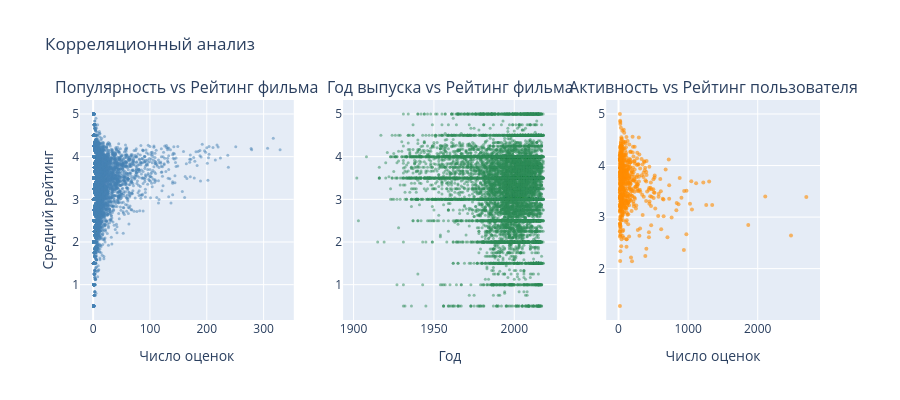

Notebook code for this chart:
### Code cell
# Scatter plots — три корреляции (plotly)
fig = make_subplots(rows=1, cols=3, subplot_titles=[
    'Популярность vs Рейтинг фильма',
    'Год выпуска vs Рейтинг фильма',
    'Активность vs Рейтинг пользователя',
])

# 1
fig.add_trace(go.Scatter(
    x=movie_stats['n_ratings'], y=movie_stats['mean_rating'],
    mode='markers', marker=dict(size=3, color='steelblue', opacity=0.5),
    name='Фильмы'
), row=1, col=1)

# 2
fig.add_trace(go.Scatter(
    x=movie_stats['year'], y=movie_stats['mean_rating'],
    mode='markers', marker=dict(size=3, color='seagreen', opacity=0.5),
    name='Год'
), row=1, col=2)

# 3
fig.add_trace(go.Scatter(
    x=user_stats['n_ratings'], y=user_stats['mean_rating'],
    mode='markers', marker=dict(size=4, color='darkorange', opacity=0.6),
    name='Пользователи'
), row=1, col=3)

fig.update_xaxes(title_text='Число оценок', row=1, col=1)
fig.update_xaxes(title_text='Год', row=1, col=2)
fig.update_xaxes(title_text='Число оценок', row=1, col=3)
fig.update_yaxes(title_text='Средний рейтинг', row=1, col=1)
fig.update_layout(height=400, title='Корреляционный анализ', showlegend=False)
fig.show()

### Figure 1 — Plotly figure (JSON) as saved in the notebook; plotly's stock layout.template omitted (floating-point values rounded to 4 significant figures; data arrays with more than 128 entries replaced by an {"elided": "..."} marker saying what was removed)
{"data": [{"marker": {"color": "steelblue", "opacity": 0.5, "size": 3}, "mode": "markers", "name": "Фильмы", "type": "scatter", "x": {"elided": "9724 int values"}, "xaxis": "x", "y": {"elided": "9724 float values"}, "yaxis": "y"}, {"marker": {"color": "seagreen", "opacity": 0.5, "size": 3}, "mode": "markers", "name": "Год", "type": "scatter", "x": {"elided": "9724 int values"}, "xaxis": "x2", "y": {"elided": "9724 float values"}, "yaxis": "y2"}, {"marker": {"color": "darkorange", "opacity": 0.6, "size": 4}, "mode": "markers", "name": "Пользователи", "type": "scatter", "x": {"elided": "610 int values"}, "xaxis": "x3", "y": {"elided": "610 float values"}, "yaxis": "y3"}], "layout": {"annotations": [{"font": {"size": 16}, "showarrow": false, "text": "Популярность vs Рейтинг фильма", "x": 0.1444, "xanchor": "center", "xref": "paper", "y": 1, "yanchor": "bottom", "yref": "paper"}, {"font": {"size": 16}, "showarrow": false, "text": "Год выпуска vs Рейтинг фильма", "x": 0.5, "xanchor": "center", "xref": "paper", "y": 1, "yanchor": "bottom", "yref": "paper"}, {"font": {"size": 16}, "showarrow": false, "text": "Активность vs Рейтинг пользователя", "x": 0.8556, "xanchor": "center", "xref": "paper", "y": 1, "yanchor": "bottom", "yref": "paper"}], "height": 400, "showlegend": false, "title": {"text": "Корреляционный анализ"}, "xaxis": {"anchor": "y", "domain": [0, 0.2889], "title": {"text": "Число оценок"}}, "xaxis2": {"anchor": "y2", "domain": [0.3556, 0.6444], "title": {"text": "Год"}}, "xaxis3": {"anchor": "y3", "domain": [0.7111, 1], "title": {"text": "Число оценок"}}, "yaxis": {"anchor": "x", "domain": [0, 1], "title": {"text": "Средний рейтинг"}}, "yaxis2": {"anchor": "x2", "domain": [0, 1]}, "yaxis3": {"anchor": "x3", "domain": [0, 1]}}}
